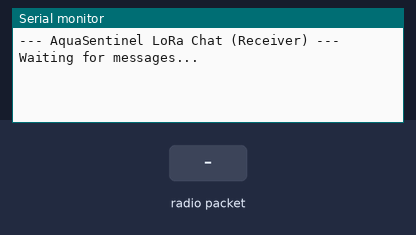
Bench run of a sketch on a simulated Arduino Uno, built with avr-gcc and run on an emulated ATmega328P. Shown: the last lines printed to the serial monitor. The test bench sets the inputs (shaded band). No radio packets arrive unless stated.

Above: at 1.2 s.
1.3 s: radio packet "1" arrives
At 2.0 s:
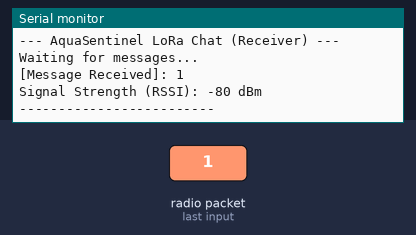
2.8 s: radio packet "0" arrives
At 4.0 s:
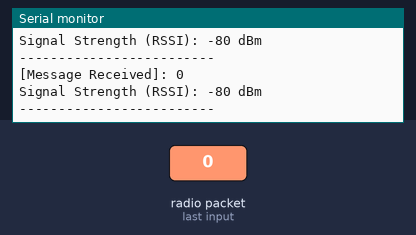
4.3 s: radio packet "2" arrives
At 5.4 s:
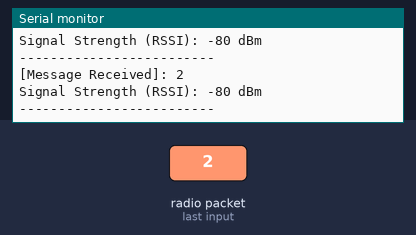

Measured:
- after the input at 1.3 s, the serial monitor: prints a new line at once (image 1)
- after the input at 2.8 s, the serial monitor: prints a new line at once (image 2)
- after the input at 4.3 s, the serial monitor: prints a new line at once (image 3)

The sketch:

Lora_Receiver.ino
```cpp
#include <SPI.h>
#include <LoRa.h>

// --- PIN DEFINITIONS ---
#define ss 5
#define rst 14
#define dio0 2

void setup() {
  Serial.begin(115200);
  while (!Serial);

  Serial.println("\n--- AquaSentinel LoRa Chat (Receiver) ---");
  Serial.println("Waiting for messages...");

  LoRa.setPins(ss, rst, dio0);

  if (!LoRa.begin(433E6)) {
    Serial.println("LoRa Init Failed!");
    while (1);
  }

  LoRa.setSpreadingFactor(7);
  LoRa.setSyncWord(0x12);
}

void loop() {
  // 1. Check for incoming packets
  int packetSize = LoRa.parsePacket();

  if (packetSize) {
    String incomingData = "";

    // 2. Read the packet into a String
    while (LoRa.available()) {
      incomingData += (char)LoRa.read();
    }

    // 3. Print the result
    Serial.print("\n[Message Received]: ");
    Serial.println(incomingData);

    Serial.print("Signal Strength (RSSI): ");
    Serial.print(LoRa.packetRssi());
    Serial.println(" dBm");
    Serial.println("-------------------------");
  }
}
```
